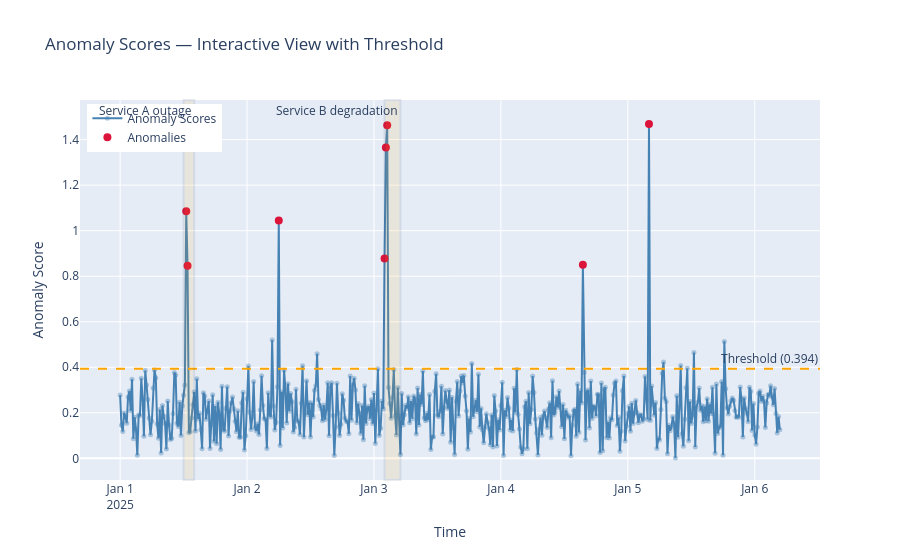

Notebook source saved alongside this figure:
### Markdown cell above
---
## 4. `plot_dynamic()` — Interactive Chart (Plotly)

The interactive chart offers capabilities the static plot doesn't:

- **Hover**: see exact timestamp and score for any point
- **Zoom and pan**: select an area to zoom in, drag to scroll
- **Toggle series**: click legend entries to show/hide series
- **Incident annotations**: bands include the affected service name
- **Threshold line**: optional horizontal reference line

### When to use static vs dynamic

| Use case | Recommendation |
|----------|---------------|
| Initial exploration | Dynamic — zoom and quick inspection |
| PDF reports or presentations | Static — exports as image |
| Shared notebooks | Dynamic — interactive widgets preserved in HTML |
| Very large datasets (>10K points) | Static — Plotly can become slow |

### Code cell
viz.plot_dynamic(
    threshold=threshold,
    title='Anomaly Scores — Interactive View with Threshold',
    xaxis_title='Time',
    yaxis_title='Anomaly Score',
    colors={'normal': 'steelblue', 'anomaly': 'crimson', 'incident': 'orange'},
)

### Figure 1 — Plotly figure (JSON) as saved in the notebook; plotly's stock layout.template omitted (floating-point values rounded to 4 significant figures; data arrays with more than 128 entries replaced by an {"elided": "..."} marker saying what was removed)
{"data": [{"line": {"color": "steelblue"}, "marker": {"opacity": 0.4, "size": 5}, "mode": "lines+markers", "name": "Anomaly Scores", "type": "scatter", "x": {"elided": "500 str values"}, "y": {"elided": "500 float values"}}, {"marker": {"color": "crimson", "size": 8}, "mode": "markers", "name": "Anomalies", "type": "scatter", "x": ["2025-01-01T12:30:00.000000", "2025-01-01T12:45:00.000000", "2025-01-02T06:00:00.000000", "2025-01-03T02:00:00.000000", "2025-01-03T02:15:00.000000", "2025-01-03T02:30:00.000000", "2025-01-04T15:30:00.000000", "2025-01-05T04:00:00.000000"], "y": [1.085, 0.8462, 1.044, 0.8777, 1.366, 1.463, 0.8506, 1.469]}], "layout": {"annotations": [{"showarrow": false, "text": "Threshold (0.394)", "x": 1, "xanchor": "right", "xref": "x domain", "y": 0.394, "yanchor": "bottom", "yref": "y"}, {"showarrow": false, "text": "Service A outage", "x": "2025-01-01T14:00:00", "xanchor": "right", "xref": "x", "y": 1, "yanchor": "top", "yref": "y domain"}, {"showarrow": false, "text": "Service B degradation", "x": "2025-01-03T05:00:00", "xanchor": "right", "xref": "x", "y": 1, "yanchor": "top", "yref": "y domain"}], "legend": {"x": 0.01, "y": 0.99}, "shapes": [{"line": {"color": "orange", "dash": "dash"}, "type": "line", "x0": 0, "x1": 1, "xref": "x domain", "y0": 0.394, "y1": 0.394, "yref": "y"}, {"fillcolor": "orange", "opacity": 0.1, "type": "rect", "x0": "2025-01-01T12:00:00", "x1": "2025-01-01T14:00:00", "xref": "x", "y0": 0, "y1": 1, "yref": "y domain"}, {"fillcolor": "orange", "opacity": 0.1, "type": "rect", "x0": "2025-01-03T02:00:00", "x1": "2025-01-03T05:00:00", "xref": "x", "y0": 0, "y1": 1, "yref": "y domain"}], "title": {"text": "Anomaly Scores — Interactive View with Threshold"}, "xaxis": {"title": {"text": "Time"}}, "yaxis": {"title": {"text": "Anomaly Score"}}}}
